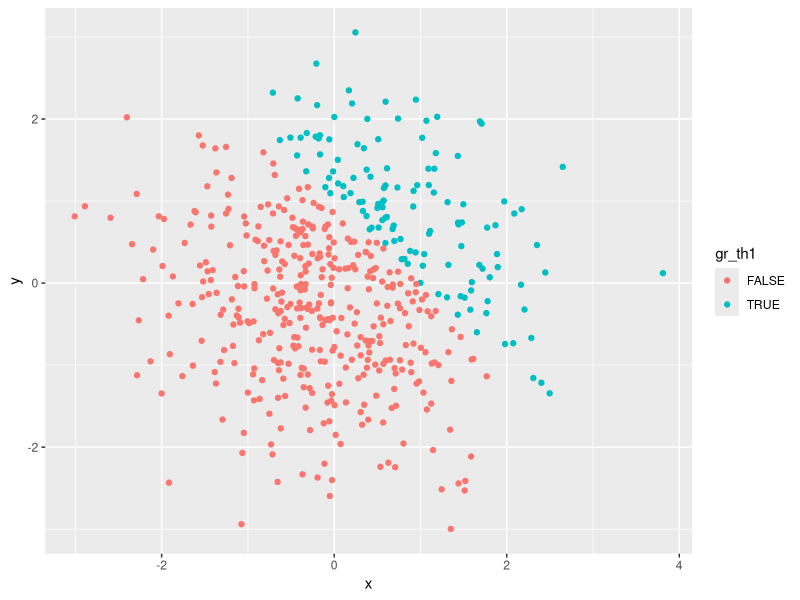

Reproduce this figure in R. (Note: this script raises an error after producing the figure.)
## ---- chunk 1
library(tidyverse)
## ---- chunk 2
df1 = tibble(
  samp = rnorm(8),
  samp_pos = samp > 0,
  char_vec = c("This", "is", "a", "character", "vector", "of", "length", "eight"),
  fact_vec = factor(c("fac1", "fac2", "fac3", "fac4", "fac5", "fac6", "fac7", "fac8")))
## ---- chunk 3
## This returns a zero, not sure why

df1n <- df1 %>% 
  mutate(
    samp_pos = as.numeric(samp_pos))
prod(
  pull(df1n, samp_pos),
  pull(df1n, samp))
## ---- chunk 4
## The last one returns something more like what I expected, a random number

df1fn <- df1 %>% 
  mutate(
    samp_pos = as.factor(samp_pos)) %>% 
  mutate(
    samp_pos = as.numeric(samp_pos))
prod(
  pull(df1fn, samp_pos), 
  pull(df1fn, samp))
## ---- chunk 5
set.seed(1)

df2 = tibble(
  x = rnorm(500),
  y = rnorm(500),
  gr_th1 = x + y > 1,
  gr_th1_num = as.numeric(gr_th1),
  gr_th1_fac = factor(gr_th1)
)
## ---- chunk 6
## This makes a plot using the logical vector to color points

ggplot(df2,
       aes(x, y, color = gr_th1)) +
  geom_point() +
  ggsave("hw1_plot.pdf")
## ---- chunk 7
## This makes a plot using the factor vector to color points

ggplot(df2,
       aes(x, y, color = gr_th1_fac)) +
  geom_point()
## ---- chunk 8
## This makes a plot using the numerical vector to color points

ggplot(df2,
       aes(x, y, color = gr_th1_num)) +
  geom_point()
